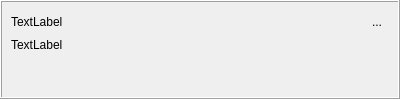
<?xml version="1.0" encoding="UTF-8"?>
<ui version="4.0">
 <class>Form</class>
 <widget class="QWidget" name="Form">
  <property name="geometry">
   <rect>
    <x>0</x>
    <y>0</y>
    <width>400</width>
    <height>99</height>
   </rect>
  </property>
  <property name="windowTitle">
   <string>Form</string>
  </property>
  <layout class="QVBoxLayout" name="verticalLayout">
   <property name="margin">
    <number>0</number>
   </property>
   <item>
    <widget class="QFrame" name="frame">
     <property name="frameShape">
      <enum>QFrame::Box</enum>
     </property>
     <property name="frameShadow">
      <enum>QFrame::Raised</enum>
     </property>
     <layout class="QGridLayout" name="gridLayout">
      <item row="0" column="0">
       <widget class="QLabel" name="datelabel">
        <property name="text">
         <string>TextLabel</string>
        </property>
       </widget>
      </item>
      <item row="0" column="1">
       <widget class="QToolButton" name="closebtn">
        <property name="text">
         <string>...</string>
        </property>
        <property name="icon">
         <iconset resource="../../../../resources/nicos-gui.qrc">
          <normaloff>:/close</normaloff>:/close</iconset>
        </property>
        <property name="toolButtonStyle">
         <enum>Qt::ToolButtonIconOnly</enum>
        </property>
        <property name="autoRaise">
         <bool>true</bool>
        </property>
       </widget>
      </item>
      <item row="1" column="0" colspan="2">
       <widget class="QLabel" name="messagelabel">
        <property name="text">
         <string>TextLabel</string>
        </property>
        <property name="alignment">
         <set>Qt::AlignLeading|Qt::AlignLeft|Qt::AlignTop</set>
        </property>
       </widget>
      </item>
     </layout>
    </widget>
   </item>
  </layout>
 </widget>
 <resources>
  <include location="../../../../../resources/nicos-gui.qrc"/>
 </resources>
 <connections>
  <connection>
   <sender>closebtn</sender>
   <signal>clicked()</signal>
   <receiver>Form</receiver>
   <slot>hide()</slot>
   <hints>
    <hint type="sourcelabel">
     <x>381</x>
     <y>17</y>
    </hint>
    <hint type="destinationlabel">
     <x>398</x>
     <y>39</y>
    </hint>
   </hints>
  </connection>
 </connections>
</ui>
